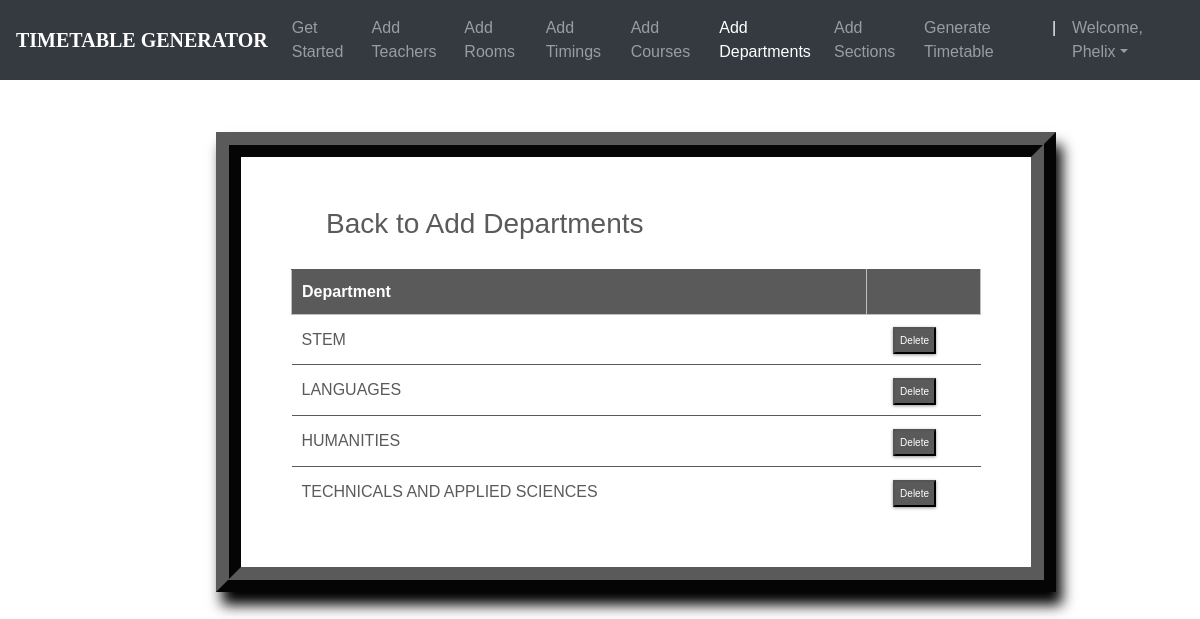
Screenshot of /departments_list/ (signed in) with the database file from the repository.
### ttgen/models.py (models this page shows, shortened)
class Department(models.Model):
    dept_name = models.CharField(max_length=50)
    courses = models.ManyToManyField(Course)

### ttgen/views.py (the view)
# urls.py: path('departments_list/', views.department_list, name='editdepartment'),
@login_required
def department_list(request):
    context = {
        'departments': Department.objects.all()
    }
    return render(request, 'deptlist.html', context)

### templates/deptlist.html (shortened to what this page needs)
<!DOCTYPE html>
<html lang="en">
<head>
	<link rel="stylesheet" href="https://maxcdn.bootstrapcdn.com/bootstrap/4.0.0/css/bootstrap.min.css">
    <link rel="stylesheet" type="text/css" href="static/css/index.css">
</head>
<body>
        <header>
			<nav class="navbar navbar-expand-md navbar-dark fixed-top bg-dark">
                <a class="navbar-brand" href="#"><b>TIMETABLE GENERATOR</b></a>
                <div class="collapse navbar-collapse" id="navbarCollapse">
                    <ul class="navbar-nav ml-auto">
                    <li class="nav-item">
                        <a class="nav-link" href="{% url 'admindash' %}">Get Started</a>
                    </li>
                    <li class="nav-item">
                        <a class="nav-link" href="{% url 'addInstructors' %}">Add Teachers</a>
                    </li>
                    <li class="nav-item">
                        <a class="nav-link" href="{% url 'addRooms' %}">Add Rooms</a>
                    </li>
                    <li class="nav-item">
		                <a class="nav-link" href="{% url 'addTimings' %}">Add Timings</a>
		            </li>
                    <li class="nav-item">
                        <a class="nav-link" href="{% url 'addCourses' %}">Add Courses</a>
                    </li>
                    <li class="nav-item active">
			            <a class="nav-link" href="{% url 'addDepts' %}">Add Departments</a>
		            </li>
                    <li class="nav-item">
			            <a class="nav-link" href="{% url 'addSections' %}">Add Sections</a>
		            </li>
                    <li class="nav-item">
			            <a class="nav-link" href="{% url 'generate' %}">Generate Timetable</a>
		            </li>
                    <li class="nav-item active">
			            <a class="nav-link">|</a>
		            </li>
                    <li class="nav-item dropdown">
		                <a class="nav-link dropdown-toggle" href="#" id="dropdown03" data-toggle="dropdown" aria-haspopup="true" aria-expanded="false">Welcome, {{ user.first_name }}</a>
		            </li>
                    </ul>
                </div>
            </nav>
        </header>
        {% block content %}
        {% load static %}
        <br><br>
<fieldset class="fieldset">
    <a href="{% url 'addDepts'%}"><h1 class="tablink" onclick="openPage('new')" id="defaultOpen">Back to Add Departments</h1></a>
    <div class="tabcontent" id="edit">
        <table class="table1">
            <thead>
            <tr class="table-headers">
            <th>Department</th>
            <th  class="empty"></th>
            </tr>
            </thead>
            <tbody>
            {% for dept in departments %}
            <tr>
             <td>{{dept.dept_name}}</td>
             <td class="empty">
                <form action="{% url 'deletedepartment' dept.id %}" method="post">
                        <input type="submit" value="Delete" class="cross">
                </form>
             </td>
             </tr>
            {% endfor %}
            </tbody>
        </table>
    </div>
</fieldset>
{% endblock %}

### static/css/index.css (style rules this page uses)
body { padding-top: 3rem; padding-bottom: 3rem; color: #5a5a5a; font-family: 'Poppins', sans-serif; overflow-x: hidden; }
nav { font-family: sans-serif; }
.navbar-brand { font-size: 20px; font-family: Georgia, 'Times New Roman', Times, serif; }

### templates/deptlist.html (style rules this page uses)
nav { font-family: sans-serif; }
.navbar-brand { font-size: 20px; font-family: Georgia, 'Times New Roman', Times, serif; }
* { margin: 0; padding: 0; box-sizing: border-box; }
html { scroll-behavior: smooth; }
a { text-decoration:none; }
form { margin-top: 3%; margin-left: 18%; margin-right: 12%; }
fieldset h1 { color: #5a5a5a; padding-bottom: 20px; margin-left: 35px; display: inline-block; cursor: pointer; font-size: 28px; }
fieldset input { padding:8px; color: #938c8c }
.table2 td, th { border: 1px solid rgb(190,190,190); padding: 10px 20px; }
.table1 { width: 100%; border-collapse: collapse; text-align: left; overflow: hidden; }
.table1 td, th { border-top: 1px solid #5a5a5a; padding: 10px; }
.table1 th { background-color: #5a5a5a; color: #fff; }
.cross { font-size:10px; box-shadow: 0px 1px 3px 0px #9e9292; padding: 4px 5px; color: #fff; background-color: #5a5a5a; cursor: pointer; }
.fieldset { margin-top: 3%; margin-left: 18%; margin-right: 12%; padding: 50px; border-width: 25px; border-style: ridge; border-color: #5a5a5a; box-shadow: 6px 13px 13px 0px black; background-color: #fff; }

### rows the page displays
Department: dept_name "STEM"
Department: dept_name "LANGUAGES"
Department: dept_name "HUMANITIES"
Department: dept_name "TECHNICALS AND APPLIED SCIENCES"

### other values shown
{{ user.first_name }} "Phelix"
